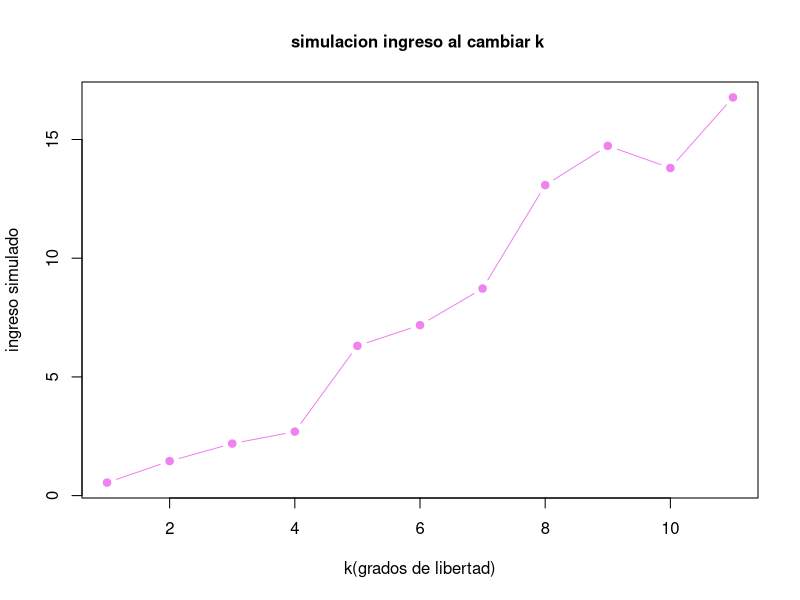
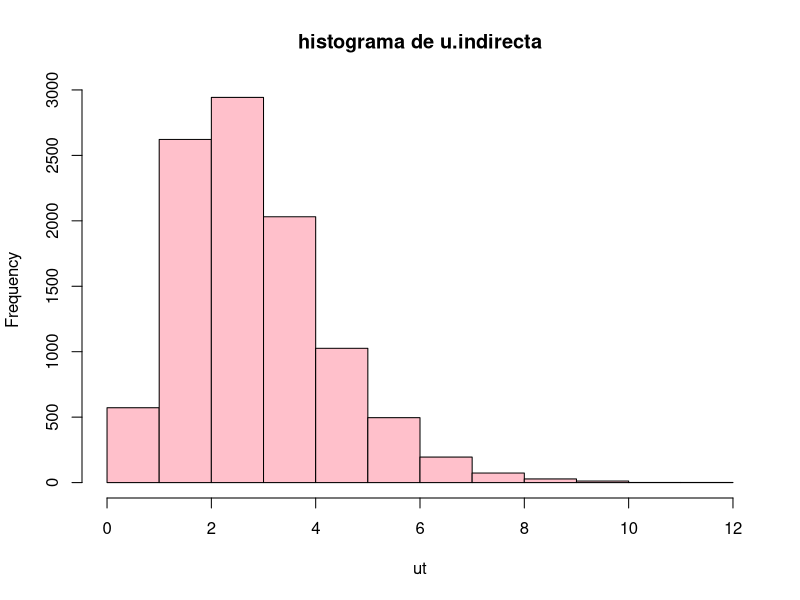
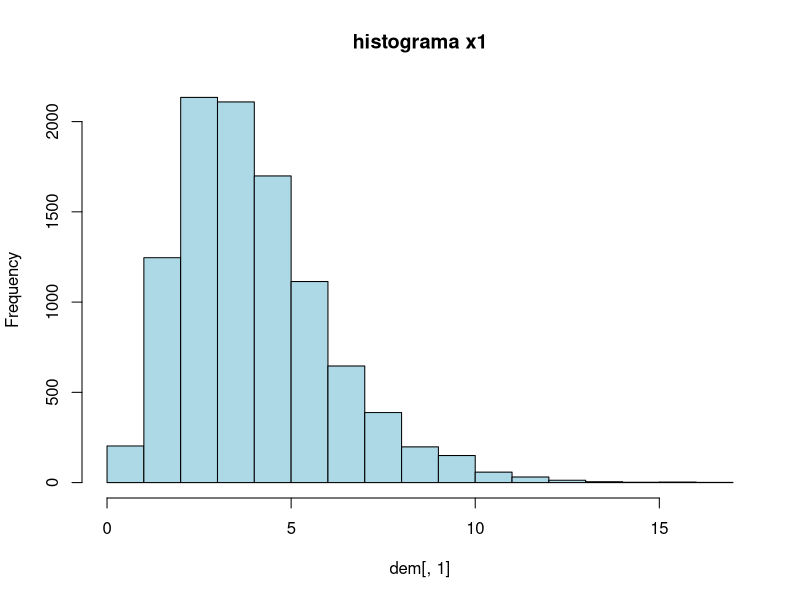
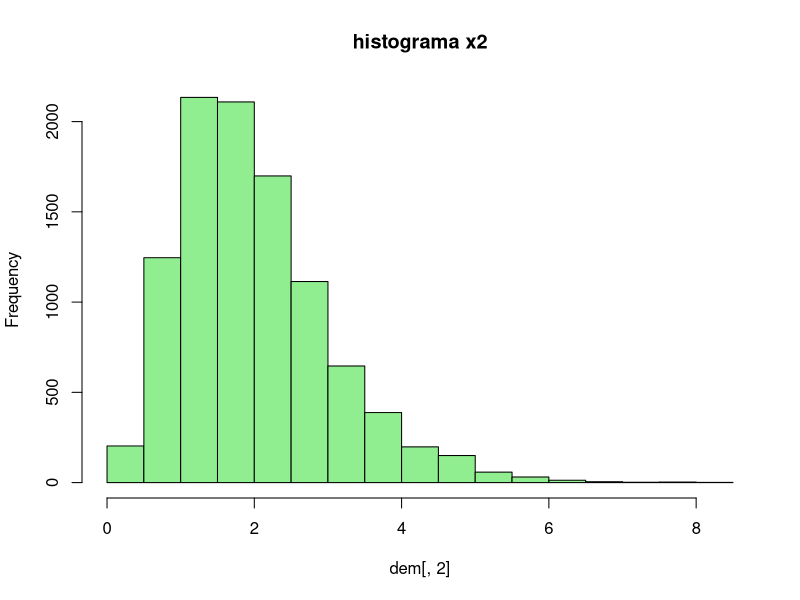
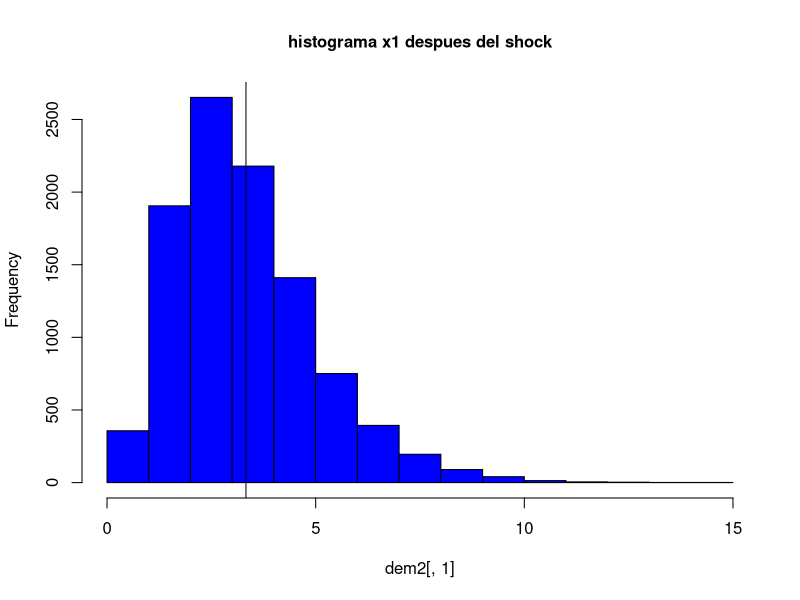
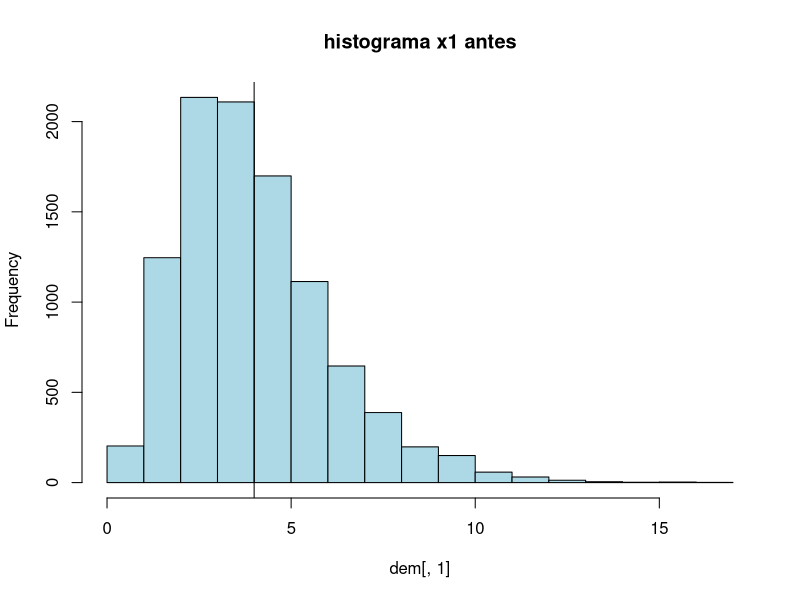
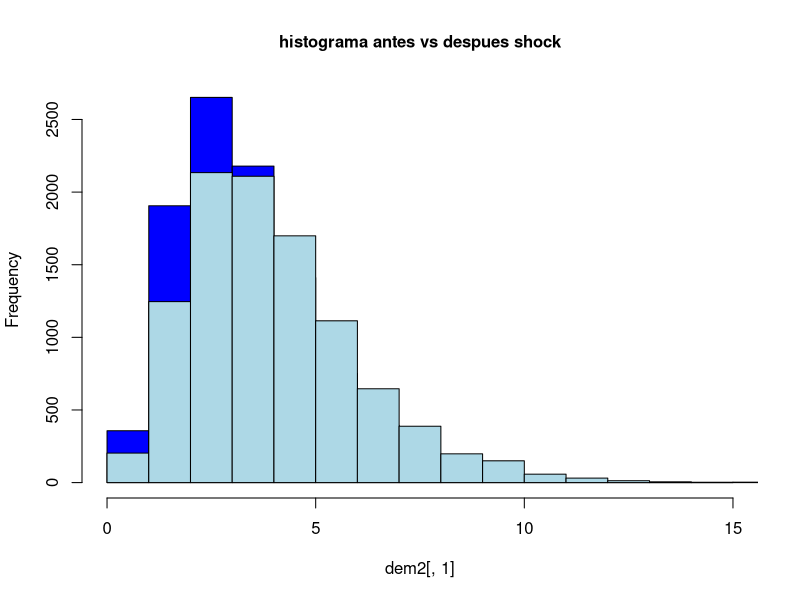

These charts were generated, in order, by the following R code:
#Ejercicio Simulacion 1

#1) Creo una funcion que genere el ingreso mensual de un hogar siguiendo una distribucion chi con k grados de libertad

set.seed(73)
simular_ingreso<-function(n,k){
  ingreso<-rchisq(n,k)
  return(ingreso)}
K<-c(1:11)
n<-1
ingresos_K<-sapply(K, simular_ingreso,n=n)
plot(K, ingresos_K, type = "b", 
     xlab="k(grados de libertad)", ylab = "ingreso simulado",
     col="violet",
     pch=19,
     main = "simulacion ingreso al cambiar k ",
     cex.main= 1
)
#2) 
#defino vector de precios y preferencias
p<-c("p1","p2")
alfa<-c("alfa1","alfa2")
T<-c(1,2)
#defino funcion que devuelva demandas optimas de bienes 1 y 2 dados los precios, ingreso y preferencias
demanda_cd<-function(n,k){
  ingreso<-simular_ingreso(n,k)
  demandas<-sapply(T,function(t){
    (alfa[t]*ingreso)/p[t]})
  return(demandas)}
# defno funcion que devuelva utilidad indirecta

utilidad_indirecta <- function(n,k){
  demandas<- demanda_cd(n,k)
  a<-((demandas[,1])^(alfa[1]))*((demandas[,2])^(alfa[2]))
  return(a)}

#3) 

#defino precios y preferencias
p <- c(1,2)
alfa<- c(0.5,0.5)
k<-8
n<-10000
#Simulacion 10.000 hogares utilizando las funciones previamente definidas
set.seed(73)
dem<-demanda_cd(10000,8)
ut<- utilidad_indirecta(10000,8)
#Histograma de la distribucion de la simulacion
hist(ut, col = "pink", main = "histograma de u.indirecta")
hist(dem[,1],col = "lightblue", main = "histograma x1")
hist(dem[,2],col = "lightgreen", main = "histograma x2")

#medias y cuantiles
mediax1<-mean(dem[,1])
mediax2<-mean(dem[,2])
med_ut<- mean(ut) 
cuant1<-quantile(dem[,1])
cuant2<-quantile(dem[,2])
cuant_ut<-quantile(ut)

#4)
#defino funcion que estime la probabilidad de que el consumo de un bien sea por debajo de un umbral "C"

prob_bajo_consumo<- function(n,k,j,c){
  demandas<- demanda_cd(n,k)
  xj<- demandas[,j]
  proba<-mean(xj<c)
  return(proba)}

#5) simulo una suba de 20% en el precio del bien 1
set.seed(73)
p<-c(1.2,2)

dem2<- demanda_cd(10000,8)#nueva demanda
ut2<- utilidad_indirecta(1000,8) #nueva utilidad indirecta

#histograma para comparar con el previo al shock
hist(dem2[,1],col = "blue", main = "histograma x1 despues del shock", 
     cex.main=1)
abline(v=mean(dem2[,1],lwd=2, lty=2))
hist(dem[,1],col = "lightblue", main = "histograma x1 antes")
abline(v=mean(dem[,1],lwd=2, lty=2))

#6) Histogramas superpuestos marcando la media para facilitar interpretacion

hist(dem2[,1],col = "blue", main = "histograma antes vs despues shock", 
     cex.main=1)
hist(dem[,1],col = "lightblue",add=TRUE)
med_ut2<- mean(ut2)
print(med_ut2)
print(med_ut)
# 7)  Incorporacion de Heterogeneidad en preferencias

#defino parametros
N <- 10000

a_param <- 2
b_param <- 3
p1_base<-2
p2_base<-4
p1_shock<-1.2*p1_base
ing<- simular_ingreso(N,k)
# Genero preferencias heterogéneas
alpha1_hetero <- rbeta(N, shape1 = a_param, shape2 = b_param)
alpha2_hetero <- 1 - alpha1_hetero

# Pre-Shock 
x1_pre <- (alpha1_hetero * ing) / p1_base
x2_pre <- (alpha2_hetero * ing) / p2_base
U_pre <- (x1_pre^alpha1_hetero) * (x2_pre^alpha2_hetero)

sim_hetero_pre <- data.frame(x1 = x1_pre, x2 = x2_pre, U = U_pre)

# Post-Shock
x1_post <- (alpha1_hetero * ing) / p1_shock
x2_post <- (alpha2_hetero * ing) / p2_base
U_post <- (x1_post^alpha1_hetero) * (x2_post^alpha2_hetero)

sim_hetero_post <- data.frame(x1 = x1_post, x2 = x2_post, U = U_post)

# Evaluación de Probabilidades de Bajo Consumo
c_umbral <- 0.5

prob_pre <- mean(sim_hetero_pre$x1 < c_umbral)
prob_post <- mean(sim_hetero_post$x1 < c_umbral)

cat("Prob. x1 < 0.5 Pre-Shock:", prob_pre, "\n")
cat("Prob. x1 < 0.5 Post-Shock:", prob_post, "\n")
